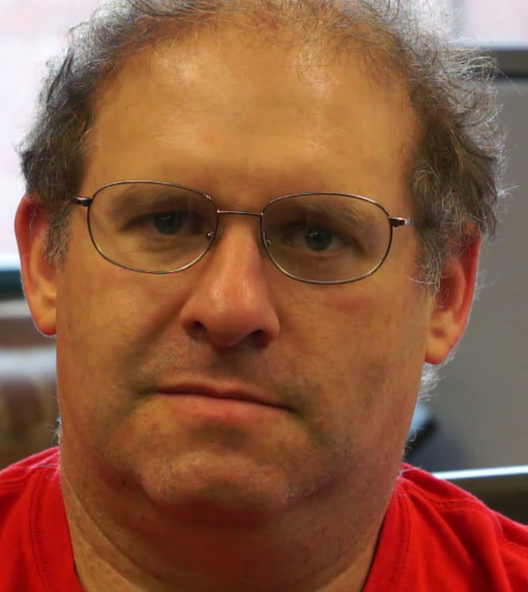
#> input picture frame 30 of videos/face.mp4, 528 x 592 px, given in place of PETS09-S1-L1-View001.avi, which was not available
$ python a.py
#> lines starting #> are read from the running program, lines starting #| are printed output that depends on the picture
import cv2
import time
path = "videos/PETS09-S1-L1-View001.avi"

# define a video capture object
vid = cv2.VideoCapture(path)

while (True):

    # Capture the video frame
    # by frame
    ret, frame = vid.read()
#> frame is the input picture: shape (592, 528, 3); mean B, G, R 62.8, 88.7, 140.4
    start_time = time.time()
    # Display the resulting frame
    # cv2.imshow('frame', frame)

    green_channel = frame[:, :, 1]
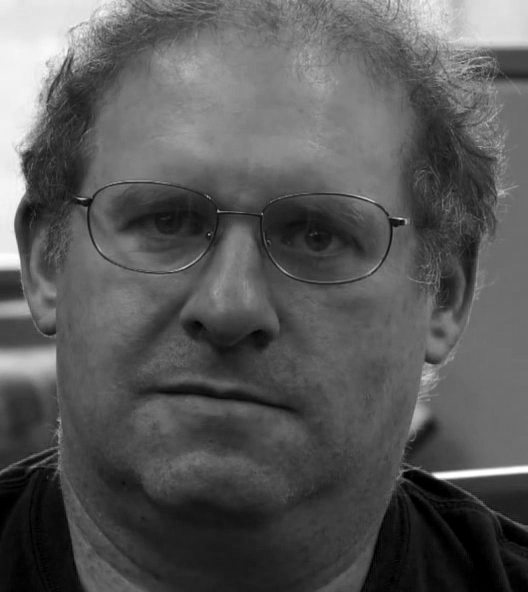
#> green_channel: shape (592, 528); min 0, max 255, mean 88.7
    cv2.imshow('frame_green', green_channel)
    if cv2.waitKey(1) & 0xFF == ord('q'):
#> (key q is pressed here)
        break

print("FPS: ", 1.0 / (time.time() - start_time))
# After the loop release the cap object
vid.release()
# Destroy all the windows
cv2.destroyAllWindows()

$ run again, starting later in the video
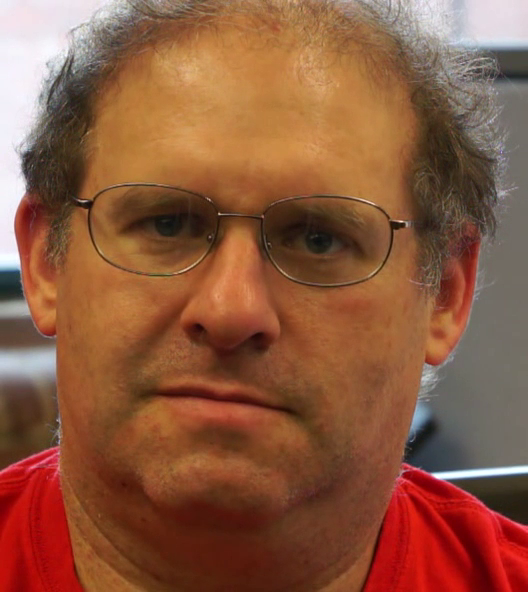
#> input picture frame 240 of videos/face.mp4, 528 x 592 px, given in place of PETS09-S1-L1-View001.avi, which was not available
#> frame is the input picture: shape (592, 528, 3); mean B, G, R 63, 88.8, 140.3
#> `green_channel = frame[:, :, 1]`:
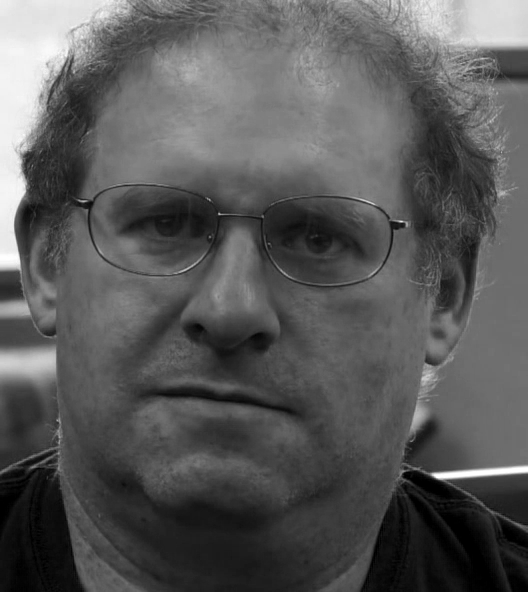
#> green_channel: shape (592, 528); min 0, max 255, mean 88.8
